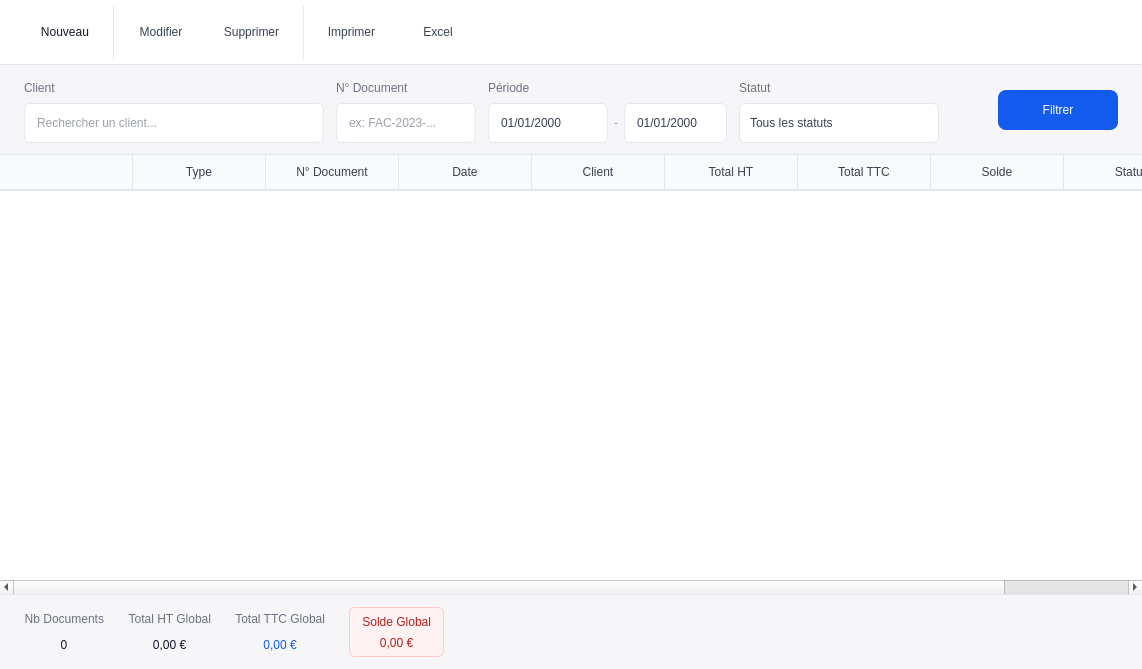
<?xml version="1.0" encoding="UTF-8"?>
<ui version="4.0">
 <class>centralwidget</class>
 <widget class="QWidget" name="centralwidget">
  <property name="geometry">
   <rect>
    <x>0</x>
    <y>0</y>
    <width>1142</width>
    <height>669</height>
   </rect>
  </property>
  <property name="windowTitle">
   <string>Form</string>
  </property>
  <layout class="QVBoxLayout" name="verticalLayout">
   <property name="spacing">
    <number>0</number>
   </property>
   <property name="leftMargin">
    <number>0</number>
   </property>
   <property name="topMargin">
    <number>0</number>
   </property>
   <property name="rightMargin">
    <number>0</number>
   </property>
   <property name="bottomMargin">
    <number>0</number>
   </property>
   <item>
    <widget class="QFrame" name="toolbarFrame">
     <property name="minimumSize">
      <size>
       <width>0</width>
       <height>65</height>
      </size>
     </property>
     <property name="maximumSize">
      <size>
       <width>16777215</width>
       <height>72</height>
      </size>
     </property>
     <property name="styleSheet">
      <string notr="true">
QFrame#toolbarFrame {
    background-color: #ffffff;
    border-bottom: 1px solid #e2e8f0;
}
QToolButton#tbNew, QToolButton#tbEdit, QToolButton#tbDelete,QToolButton#tbFermer,
QToolButton#tbPrint, QToolButton#tbExportExcel {
    background-color: transparent;
    border: none;
    padding: 4px 12px;
    margin: 0px;
    color: #374151;
    font: 400 10pt &quot;Overpass&quot;;
}
QToolButton#tbNew {
    color: #111827;
}
QToolButton#tbNew:hover,
QToolButton#tbEdit:hover,
QToolButton#tbDelete:hover,
QToolButton#tbPrint:hover,
QToolButton#tbFermer:hover,
QToolButton#tbExportExcel:hover {
    background-color: #f9fafb;
}
QToolButton#tbDelete:hover {
    color: #ef4444;
}
QToolButton#tbNew {
    qproperty-icon: url(program/assets/documents/add_document.svg);
}
QToolButton#tbEdit {
    qproperty-icon: url(program/assets/documents/edit_document.svg);
}
QToolButton#tbDelete {
    qproperty-icon: url(program/assets/documents/delete_document.svg);
}
QToolButton#tbPrint {
    qproperty-icon: url(program/assets/documents/print_document.svg);
}
QToolButton#tbExportExcel {
    qproperty-icon: url(program/assets/documents/excel_document.svg);
}
QToolButton#tbFermer {
    qproperty-icon: url(program/assets/documents/quit.svg);
}
       </string>
     </property>
     <property name="frameShape">
      <enum>QFrame::NoFrame</enum>
     </property>
     <layout class="QHBoxLayout" name="toolbarLayout">
      <property name="spacing">
       <number>6</number>
      </property>
      <property name="leftMargin">
       <number>24</number>
      </property>
      <property name="topMargin">
       <number>6</number>
      </property>
      <property name="rightMargin">
       <number>24</number>
      </property>
      <property name="bottomMargin">
       <number>6</number>
      </property>
      <item>
       <widget class="QToolButton" name="tbNew">
        <property name="minimumSize">
         <size>
          <width>80</width>
          <height>46</height>
         </size>
        </property>
        <property name="text">
         <string>Nouveau</string>
        </property>
        <property name="toolButtonStyle">
         <enum>Qt::ToolButtonTextUnderIcon</enum>
        </property>
       </widget>
      </item>
      <item>
       <widget class="QFrame" name="toolbarDivider1">
        <property name="styleSheet">
         <string notr="true">
QFrame#toolbarDivider1 {
    color: #e2e8f0;
}
          </string>
        </property>
        <property name="frameShape">
         <enum>QFrame::VLine</enum>
        </property>
        <property name="frameShadow">
         <enum>QFrame::Plain</enum>
        </property>
       </widget>
      </item>
      <item>
       <widget class="QToolButton" name="tbEdit">
        <property name="minimumSize">
         <size>
          <width>80</width>
          <height>46</height>
         </size>
        </property>
        <property name="text">
         <string>Modifier</string>
        </property>
        <property name="toolButtonStyle">
         <enum>Qt::ToolButtonTextUnderIcon</enum>
        </property>
       </widget>
      </item>
      <item>
       <widget class="QToolButton" name="tbDelete">
        <property name="minimumSize">
         <size>
          <width>80</width>
          <height>46</height>
         </size>
        </property>
        <property name="text">
         <string>Supprimer</string>
        </property>
        <property name="toolButtonStyle">
         <enum>Qt::ToolButtonTextUnderIcon</enum>
        </property>
       </widget>
      </item>
      <item>
       <widget class="QFrame" name="toolbarDivider2">
        <property name="styleSheet">
         <string notr="true">
QFrame#toolbarDivider2 {
    color: #e2e8f0;
}
          </string>
        </property>
        <property name="frameShape">
         <enum>QFrame::VLine</enum>
        </property>
        <property name="frameShadow">
         <enum>QFrame::Plain</enum>
        </property>
       </widget>
      </item>
      <item>
       <widget class="QToolButton" name="tbPrint">
        <property name="minimumSize">
         <size>
          <width>80</width>
          <height>46</height>
         </size>
        </property>
        <property name="text">
         <string>Imprimer</string>
        </property>
        <property name="toolButtonStyle">
         <enum>Qt::ToolButtonTextUnderIcon</enum>
        </property>
       </widget>
      </item>
      <item>
       <widget class="QToolButton" name="tbExportExcel">
        <property name="minimumSize">
         <size>
          <width>80</width>
          <height>46</height>
         </size>
        </property>
        <property name="text">
         <string>Excel</string>
        </property>
        <property name="toolButtonStyle">
         <enum>Qt::ToolButtonTextUnderIcon</enum>
        </property>
       </widget>
      </item>
      <item>
       <spacer name="toolbarSpacer">
        <property name="orientation">
         <enum>Qt::Horizontal</enum>
        </property>
        <property name="sizeType">
         <enum>QSizePolicy::Expanding</enum>
        </property>
        <property name="sizeHint" stdset="0">
         <size>
          <width>40</width>
          <height>20</height>
         </size>
        </property>
       </spacer>
      </item>
     </layout>
    </widget>
   </item>
   <item>
    <widget class="QFrame" name="filterFrame">
     <property name="minimumSize">
      <size>
       <width>0</width>
       <height>90</height>
      </size>
     </property>
     <property name="maximumSize">
      <size>
       <width>16777215</width>
       <height>110</height>
      </size>
     </property>
     <property name="styleSheet">
      <string notr="true">
QFrame#filterFrame {
    background-color: #f6f6f8;
    border-bottom: 1px solid #e2e8f0;
}

QLabel#labelClient, QLabel#labelDocNumber, QLabel#labelPeriod, QLabel#labelStatus {
    color: #6b7280;
    font: 600 8pt &quot;Overpass&quot;;
    text-transform: uppercase;
}

QLineEdit#editClient, QLineEdit#editDocNumber {
    background-color: #ffffff;
    border: 1px solid #e2e8f0;
    border-radius: 6px;
    padding: 6px 10px;
    font: 400 9pt &quot;Overpass&quot;;
    color: #374151;
}
QLineEdit#editClient:focus, QLineEdit#editDocNumber:focus {
    border-color: #135bec;
}

QDateEdit#dateFrom, QDateEdit#dateTo {
    background-color: #ffffff;
    border: 1px solid #e2e8f0;
    border-radius: 6px;
    padding: 6px 10px;
    font: 400 9pt &quot;Overpass&quot;;
    color: #374151;
}
QDateEdit#dateFrom:focus, QDateEdit#dateTo:focus {
    border-color: #135bec;
}
QDateEdit#dateFrom::drop-down, QDateEdit#dateTo::drop-down {
    border: none;
    width: 18px;
}
QDateEdit#dateFrom::down-arrow, QDateEdit#dateTo::down-arrow {
    image: url(program/assets/global/down_blue_arrow.svg);
    width: 10px;
    height: 10px;
}

QComboBox#comboStatus {
    background-color: #ffffff;
    border: 1px solid #e2e8f0;
    border-radius: 6px;
    padding: 6px 10px;
    font: 400 9pt &quot;Overpass&quot;;
    color: #374151;
}
QComboBox#comboStatus::drop-down {
    border: none;
    width: 18px;
}
QComboBox#comboStatus::down-arrow {
    image: url(program/assets/global/down_blue_arrow.svg);
    width: 10px;
    height: 10px;
}

QPushButton#btnFilter {
    background-color: #135bec;
    border-radius: 8px;
    border: none;
    padding: 8px 18px;
    color: #ffffff;
    font: 600 9pt &quot;Overpass&quot;;
}
QPushButton#btnFilter:hover {
    background-color: #0f4bc4;
}
       </string>
     </property>
     <property name="frameShape">
      <enum>QFrame::NoFrame</enum>
     </property>
     <layout class="QHBoxLayout" name="filterOuterLayout">
      <property name="spacing">
       <number>12</number>
      </property>
      <property name="leftMargin">
       <number>24</number>
      </property>
      <property name="topMargin">
       <number>12</number>
      </property>
      <property name="rightMargin">
       <number>24</number>
      </property>
      <property name="bottomMargin">
       <number>12</number>
      </property>
      <item>
       <layout class="QVBoxLayout" name="clientFilterLayout">
        <property name="spacing">
         <number>4</number>
        </property>
        <item>
         <widget class="QLabel" name="labelClient">
          <property name="text">
           <string>Client</string>
          </property>
         </widget>
        </item>
        <item>
         <widget class="QLineEdit" name="editClient">
          <property name="minimumSize">
           <size>
            <width>300</width>
            <height>40</height>
           </size>
          </property>
          <property name="maximumSize">
           <size>
            <width>16777215</width>
            <height>40</height>
           </size>
          </property>
          <property name="placeholderText">
           <string>Rechercher un client...</string>
          </property>
         </widget>
        </item>
       </layout>
      </item>
      <item>
       <layout class="QVBoxLayout" name="docFilterLayout">
        <property name="spacing">
         <number>4</number>
        </property>
        <item>
         <widget class="QLabel" name="labelDocNumber">
          <property name="text">
           <string>N° Document</string>
          </property>
         </widget>
        </item>
        <item>
         <widget class="QLineEdit" name="editDocNumber">
          <property name="minimumSize">
           <size>
            <width>140</width>
            <height>40</height>
           </size>
          </property>
          <property name="maximumSize">
           <size>
            <width>16777215</width>
            <height>40</height>
           </size>
          </property>
          <property name="placeholderText">
           <string>ex: FAC-2023-...</string>
          </property>
         </widget>
        </item>
       </layout>
      </item>
      <item>
       <layout class="QVBoxLayout" name="periodFilterLayout">
        <property name="spacing">
         <number>4</number>
        </property>
        <item>
         <widget class="QLabel" name="labelPeriod">
          <property name="text">
           <string>Période</string>
          </property>
         </widget>
        </item>
        <item>
         <layout class="QHBoxLayout" name="periodDatesLayout">
          <property name="spacing">
           <number>6</number>
          </property>
          <item>
           <widget class="QDateEdit" name="dateFrom">
            <property name="minimumSize">
             <size>
              <width>120</width>
              <height>40</height>
             </size>
            </property>
            <property name="maximumSize">
             <size>
              <width>16777215</width>
              <height>40</height>
             </size>
            </property>
            <property name="displayFormat">
             <string>dd/MM/yyyy</string>
            </property>
            <property name="calendarPopup">
             <bool>true</bool>
            </property>
           </widget>
          </item>
          <item>
           <widget class="QLabel" name="labelPeriodDash">
            <property name="styleSheet">
             <string notr="true">
QLabel#labelPeriodDash {
    color: #9ca3af;
}
              </string>
            </property>
            <property name="text">
             <string>-</string>
            </property>
           </widget>
          </item>
          <item>
           <widget class="QDateEdit" name="dateTo">
            <property name="minimumSize">
             <size>
              <width>0</width>
              <height>40</height>
             </size>
            </property>
            <property name="maximumSize">
             <size>
              <width>120</width>
              <height>40</height>
             </size>
            </property>
            <property name="displayFormat">
             <string>dd/MM/yyyy</string>
            </property>
            <property name="calendarPopup">
             <bool>true</bool>
            </property>
           </widget>
          </item>
         </layout>
        </item>
       </layout>
      </item>
      <item>
       <layout class="QVBoxLayout" name="statusFilterLayout">
        <property name="spacing">
         <number>4</number>
        </property>
        <item>
         <widget class="QLabel" name="labelStatus">
          <property name="text">
           <string>Statut</string>
          </property>
         </widget>
        </item>
        <item>
         <widget class="QComboBox" name="comboStatus">
          <property name="minimumSize">
           <size>
            <width>200</width>
            <height>40</height>
           </size>
          </property>
          <property name="maximumSize">
           <size>
            <width>16777215</width>
            <height>40</height>
           </size>
          </property>
          <item>
           <property name="text">
            <string>Tous les statuts</string>
           </property>
          </item>
          <item>
           <property name="text">
            <string>Payé</string>
           </property>
          </item>
          <item>
           <property name="text">
            <string>Impayé</string>
           </property>
          </item>
          <item>
           <property name="text">
            <string>Partiel</string>
           </property>
          </item>
         </widget>
        </item>
       </layout>
      </item>
      <item>
       <spacer name="filterSpacer">
        <property name="orientation">
         <enum>Qt::Horizontal</enum>
        </property>
        <property name="sizeType">
         <enum>QSizePolicy::Expanding</enum>
        </property>
        <property name="sizeHint" stdset="0">
         <size>
          <width>40</width>
          <height>20</height>
         </size>
        </property>
       </spacer>
      </item>
      <item>
       <widget class="QPushButton" name="btnFilter">
        <property name="minimumSize">
         <size>
          <width>120</width>
          <height>36</height>
         </size>
        </property>
        <property name="maximumSize">
         <size>
          <width>16777215</width>
          <height>40</height>
         </size>
        </property>
        <property name="cursor">
         <cursorShape>PointingHandCursor</cursorShape>
        </property>
        <property name="text">
         <string>Filtrer</string>
        </property>
       </widget>
      </item>
     </layout>
    </widget>
   </item>
   <item>
    <widget class="QTableWidget" name="tableDocuments">
     <property name="styleSheet">
      <string notr="true">
QTableWidget#tableDocuments {
    background-color: #ffffff;
    border: none;
    gridline-color: #e2e8f0;
    font: 400 9pt &quot;Overpass&quot;;
    color: #374151;
    selection-background-color: rgba(19,91,236,0.08);
    selection-color: #111827;
    outline: 0;
}
QTableWidget#tableDocuments::item {
    padding: 6px 10px;
    border-bottom: 1px solid #f3f4f6;
}
QTableWidget#tableDocuments::item:alternate {
    background-color: #f9fafb;
}
QTableWidget#tableDocuments::item:selected {
    background-color: rgba(19,91,236,0.08);
    color: #111827;
}
QTableWidget#tableDocuments::item:hover {
    background-color: #f9fafb;
}
QHeaderView::section {
    background-color: #f9fafb;
    color: #374151;
    font: 600 9pt &quot;Overpass&quot;;
    padding: 8px 10px;
    border: none;
    border-right: 1px solid #e2e8f0;
    border-bottom: 2px solid #e2e8f0;
}
QHeaderView::section:last {
    border-right: none;
}
       </string>
     </property>
     <property name="frameShape">
      <enum>QFrame::NoFrame</enum>
     </property>
     <property name="editTriggers">
      <set>QAbstractItemView::NoEditTriggers</set>
     </property>
     <property name="alternatingRowColors">
      <bool>true</bool>
     </property>
     <property name="selectionBehavior">
      <enum>QAbstractItemView::SelectRows</enum>
     </property>
     <property name="showGrid">
      <bool>false</bool>
     </property>
     <attribute name="horizontalHeaderCascadingSectionResizes">
      <bool>true</bool>
     </attribute>
     <attribute name="horizontalHeaderDefaultSectionSize">
      <number>133</number>
     </attribute>
     <column>
      <property name="text">
       <string/>
      </property>
     </column>
     <column>
      <property name="text">
       <string>Type</string>
      </property>
     </column>
     <column>
      <property name="text">
       <string>N° Document</string>
      </property>
     </column>
     <column>
      <property name="text">
       <string>Date</string>
      </property>
     </column>
     <column>
      <property name="text">
       <string>Client</string>
      </property>
     </column>
     <column>
      <property name="text">
       <string>Total HT</string>
      </property>
     </column>
     <column>
      <property name="text">
       <string>Total TTC</string>
      </property>
     </column>
     <column>
      <property name="text">
       <string>Solde</string>
      </property>
     </column>
     <column>
      <property name="text">
       <string>Statut</string>
      </property>
     </column>
    </widget>
   </item>
   <item>
    <widget class="QFrame" name="summaryFrame">
     <property name="minimumSize">
      <size>
       <width>0</width>
       <height>75</height>
      </size>
     </property>
     <property name="maximumSize">
      <size>
       <width>16777215</width>
       <height>80</height>
      </size>
     </property>
     <property name="styleSheet">
      <string notr="true">
QFrame#summaryFrame {
    background-color: #f6f6f8;
    border-top: 1px solid #e2e8f0;
}

QLabel#labelNbDocumentsTitle,
QLabel#labelTotalHtTitle,
QLabel#labelTotalTtcTitle {
    color: #6b7280;
    font: 600 10pt &quot;Overpass&quot;;
    text-transform: uppercase;
}

QLabel#labelNbDocumentsValue,
QLabel#labelTotalHtValue {
    color: #111827;
    font: 700 11pt &quot;Overpass&quot;;
}

QLabel#labelTotalTtcValue {
    color: #135bec;
    font: 700 11pt &quot;Overpass&quot;;
}

QFrame#summaryTotalBalanceFrame {
    background-color: #fef2f2;
    border-radius: 6px;
    border: 1px solid #fecaca;
}
QLabel#labelTotalBalanceTitle {
    color: #b91c1c;
    font: 600 11pt &quot;Overpass&quot;;
    text-transform: uppercase;
}
QLabel#labelTotalBalanceValue {
    color: #b91c1c;
    font: 700 11pt &quot;Overpass&quot;;
}
       </string>
     </property>
     <property name="frameShape">
      <enum>QFrame::NoFrame</enum>
     </property>
     <layout class="QHBoxLayout" name="summaryLayout">
      <property name="spacing">
       <number>24</number>
      </property>
      <property name="leftMargin">
       <number>24</number>
      </property>
      <property name="topMargin">
       <number>12</number>
      </property>
      <property name="rightMargin">
       <number>24</number>
      </property>
      <property name="bottomMargin">
       <number>12</number>
      </property>
      <item>
       <layout class="QVBoxLayout" name="nbDocumentsLayout">
        <property name="spacing">
         <number>2</number>
        </property>
        <item>
         <widget class="QLabel" name="labelNbDocumentsTitle">
          <property name="text">
           <string>Nb Documents</string>
          </property>
          <property name="alignment">
           <set>Qt::AlignRight|Qt::AlignTrailing|Qt::AlignVCenter</set>
          </property>
         </widget>
        </item>
        <item>
         <widget class="QLabel" name="labelNbDocumentsValue">
          <property name="text">
           <string>0</string>
          </property>
          <property name="alignment">
           <set>Qt::AlignCenter</set>
          </property>
         </widget>
        </item>
       </layout>
      </item>
      <item>
       <layout class="QVBoxLayout" name="totalHtLayout">
        <property name="spacing">
         <number>2</number>
        </property>
        <item>
         <widget class="QLabel" name="labelTotalHtTitle">
          <property name="text">
           <string>Total HT Global</string>
          </property>
          <property name="alignment">
           <set>Qt::AlignRight|Qt::AlignTrailing|Qt::AlignVCenter</set>
          </property>
         </widget>
        </item>
        <item>
         <widget class="QLabel" name="labelTotalHtValue">
          <property name="text">
           <string>0,00 €</string>
          </property>
          <property name="alignment">
           <set>Qt::AlignCenter</set>
          </property>
         </widget>
        </item>
       </layout>
      </item>
      <item>
       <layout class="QVBoxLayout" name="totalTtcLayout">
        <property name="spacing">
         <number>2</number>
        </property>
        <item>
         <widget class="QLabel" name="labelTotalTtcTitle">
          <property name="text">
           <string>Total TTC Global</string>
          </property>
          <property name="alignment">
           <set>Qt::AlignRight|Qt::AlignTrailing|Qt::AlignVCenter</set>
          </property>
         </widget>
        </item>
        <item>
         <widget class="QLabel" name="labelTotalTtcValue">
          <property name="text">
           <string>0,00 €</string>
          </property>
          <property name="alignment">
           <set>Qt::AlignCenter</set>
          </property>
         </widget>
        </item>
       </layout>
      </item>
      <item>
       <widget class="QFrame" name="summaryTotalBalanceFrame">
        <layout class="QVBoxLayout" name="totalBalanceLayout">
         <property name="leftMargin">
          <number>12</number>
         </property>
         <property name="topMargin">
          <number>6</number>
         </property>
         <property name="rightMargin">
          <number>12</number>
         </property>
         <property name="bottomMargin">
          <number>6</number>
         </property>
         <item>
          <widget class="QLabel" name="labelTotalBalanceTitle">
           <property name="text">
            <string>Solde Global</string>
           </property>
           <property name="alignment">
            <set>Qt::AlignRight|Qt::AlignTrailing|Qt::AlignVCenter</set>
           </property>
          </widget>
         </item>
         <item>
          <widget class="QLabel" name="labelTotalBalanceValue">
           <property name="text">
            <string>0,00 €</string>
           </property>
           <property name="alignment">
            <set>Qt::AlignCenter</set>
           </property>
          </widget>
         </item>
        </layout>
       </widget>
      </item>
      <item>
       <spacer name="summarySpacerLeft">
        <property name="orientation">
         <enum>Qt::Horizontal</enum>
        </property>
        <property name="sizeType">
         <enum>QSizePolicy::Expanding</enum>
        </property>
        <property name="sizeHint" stdset="0">
         <size>
          <width>40</width>
          <height>20</height>
         </size>
        </property>
       </spacer>
      </item>
     </layout>
    </widget>
   </item>
  </layout>
 </widget>
 <resources/>
 <connections/>
</ui>
